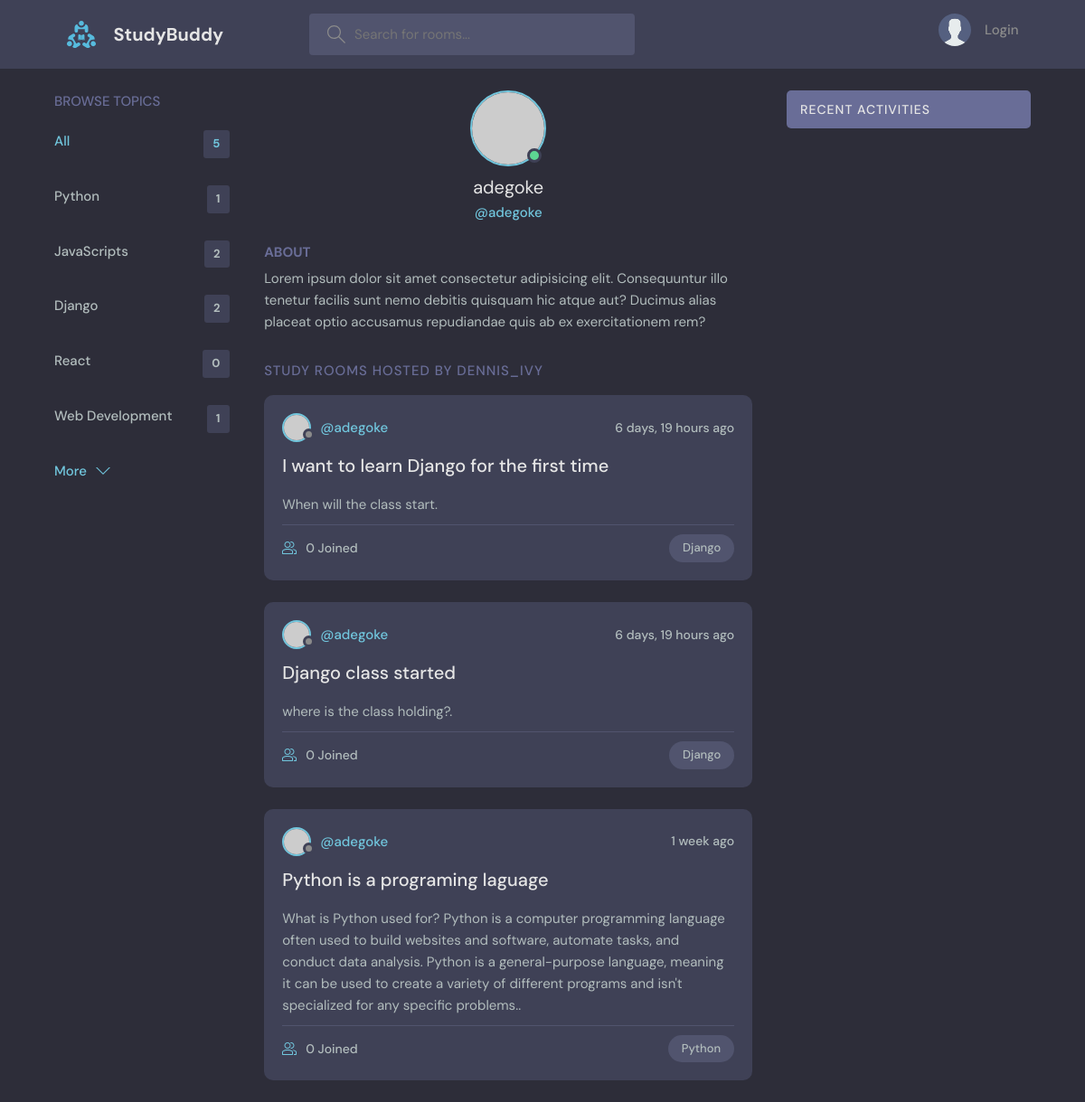
Before: /profile/1/ with the older database file.
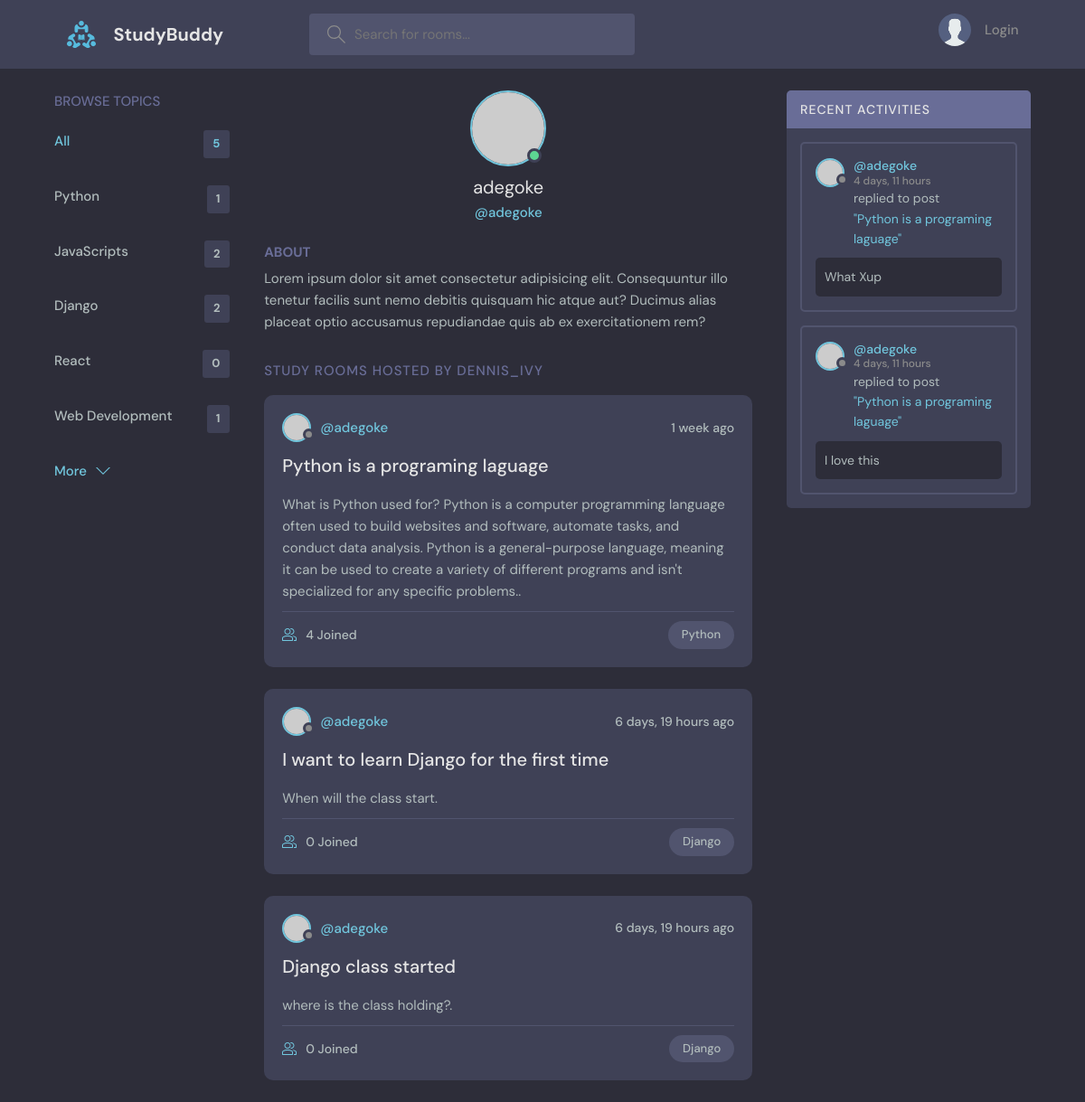
After: the same page with the newer database file.
### base/models.py (models this page shows, shortened)
class Topic(models.Model):
    name=models.CharField(max_length=200)

class Room(models.Model):
    host = models.ForeignKey(User, on_delete=models.SET_NULL, null=True)
    topic = models.ForeignKey(Topic, on_delete=models.SET_NULL, null=True)
    name=models.CharField(max_length=200)
    description=models.TextField(null=True, blank=True)
    participants=models.ManyToManyField(User, related_name='participants', blank=True)
    updated=models.DateTimeField(auto_now=True)
    created= models.DateTimeField(auto_now_add=True)
    class Meta:
        ordering = ['-updated', '-created']
    def __str__(self):
        return self.name

class Message(models.Model):
    user=models.ForeignKey(User, on_delete=models.CASCADE)
    room= models.ForeignKey(Room, on_delete=models.CASCADE)
    body= models.TextField()
    updated=models.DateTimeField(auto_now=True)
    created= models.DateTimeField(auto_now_add=True)
    class Meta:
        ordering = ['-updated', '-created']

### base/views.py (the view)
# urls.py: path('profile/<str:pk>/', views.userProfile, name='profile'),
def userProfile(request, pk):
    user=User.objects.get(id=pk)
    topics=Topic.objects.all()
    rooms=user.room_set.all()
    room_messages=user.message_set.all()
    context={'user': user, 'topics': topics, 'room_messages': room_messages, 'rooms': rooms}
    return render(request, 'base/profile.html', context)

### base/templates/base/profile.html (shortened to what this page needs)
{% extends 'main.html' %}
  {% block content %}
  <main class="profile-page layout layout--3">
    <div class="container">
      {% include 'base/topics_component.html' %}
      <div class="roomList">
        <div class="profile">
          <div class="profile__avatar">
            <div class="avatar avatar--large active">
              <img src="https://randomuser.me/api/portraits/men/11.jpg" />
            </div>
          </div>
          <div class="profile__info">
            <h3>{{user.username}}</h3>
            <p>@{{user.username}}</p>
          </div>
          <div class="profile__about">
            <h3>About</h3>
            <p>
              Lorem ipsum dolor sit amet consectetur adipisicing elit. Consequuntur illo tenetur
              facilis sunt nemo debitis quisquam hic atque aut? Ducimus alias placeat optio
              accusamus repudiandae quis ab ex exercitationem rem?
            </p>
          </div>
        </div>
        <div class="roomList__header">
          <div>
            <h2>Study Rooms Hosted by dennis_ivy</a>
            </h2>
          </div>
        </div>
        {% include 'base/feed_component.html' %}
      </div>
      {% include 'base/activity_component.html' %}
    </div>
  </main>
  {% endblock content %}

### base/templates/base/topics_component.html
<div class="topics">
        <div class="topics__header">
          <h2>Browse Topics</h2>
        </div>
        <ul class="topics__list">
          <li>
            <a href="{% url 'home' %}" class="active">All<span>{{topics.count}}</span></a>
          </li>
          {% for topic in topics %}
          <li>
            <a href="{% url 'home' %}?q={{topic.name}}">{{topic.name}}<span>{{topic.room_set.all.count}}</span></a>
          </li>
          {% endfor %}
        </ul>
        <a class="btn btn--link" href="{% url 'topic' %}">
          More
          <svg version="1.1" xmlns="http://www.w3.org/2000/svg" width="32" height="32" viewBox="0 0 32 32">
            <title>chevron-down</title>
            <path d="M16 21l-13-13h-3l16 16 16-16h-3l-13 13z"></path>
          </svg>
        </a>
      </div>

### base/templates/base/feed_component.html (shortened to what this page needs)
{% for room in rooms %}
<div class="roomListRoom">
  <div class="roomListRoom__header">
    <a href="{% url 'profile' room.host.id %}" class="roomListRoom__author">
      <div class="avatar avatar--small">
        <img src="https://randomuser.me/api/portraits/women/11.jpg" />
      </div>
      <span>@{{room.host}}</span>
    </a>
    <div class="roomListRoom__actions">
      <span>{{room.created|timesince}} ago</span>
    </div>
  </div>
  <div class="roomListRoom__content">
    <a href="{% url 'room' room.id %}">{{room.name}}</a>
    <p>
      {{room.description}}.
    </p>
  </div>
  <div class="roomListRoom__meta">
    <a href="{% url 'room' room.id %}" class="roomListRoom__joined">
      {{room.participants.count}} Joined
    </a>
    <p class="roomListRoom__topic">{{room.topic.name}}</p>
  </div>
</div>
{% endfor %}

### base/templates/base/activity_component.html (shortened to what this page needs)
<div class="activities">
    <div class="activities__header">
      <h2>Recent Activities</h2>
    </div>
    {% for message in room_messages %}
    <div class="activities__box">
      <div class="activities__boxHeader roomListRoom__header">
        <a href="{% url 'profile' message.user.id %}" class="roomListRoom__author">
          <div class="avatar avatar--small">
            <img src="https://randomuser.me/api/portraits/women/11.jpg" />
          </div>
          <p>
            @{{message.user}}
            <span>{{message.created|timesince}}</span>
          </p>
        </a>
      </div>
      <div class="activities__boxContent">
        <p>replied to post<a href="{% url 'room' message.room.id %}">"{{message.room}}"</a></p>
        <div class="activities__boxRoomContent">
          {{message.body}}
        </div>
      </div>
    </div>
    {% endfor %}
  </div>

Changed rows visible on the page:
changed Room "Python is a programing laguage": participants.count "0" → "4"; moves up the list
added Message: user "adegoke", created "4 days, 11 hours", room "Python is a programing laguage", body "What Xup"
added Message: user "adegoke", created "4 days, 11 hours", room "Python is a programing laguage", body "I love this"
